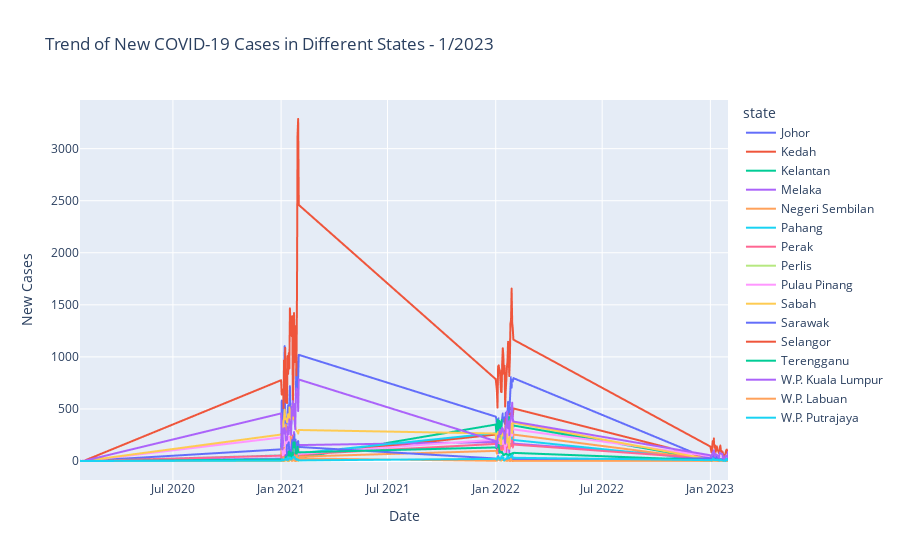

The code cell stored with this chart in its notebook:
### Code cell
import pandas as pd
import plotly.express as px

CSV_FILE = 'casesstate.csv'
df = pd.read_csv(CSV_FILE)

# Assuming the 'date' column is in datetime format
df['date'] = pd.to_datetime(df['date'])

# Select the desired month (e.g., May)
month = int(input('input number 1 to 12'))
selected_month = month  # May
df_selected_month = df[df['date'].dt.month == selected_month]

fig = px.line(df_selected_month, x='date', y='cases_new', color='state',
              title=f'Trend of New COVID-19 Cases in Different States - {selected_month}/2023')
fig.update_layout(xaxis_title='Date', yaxis_title='New Cases')
fig.show()
